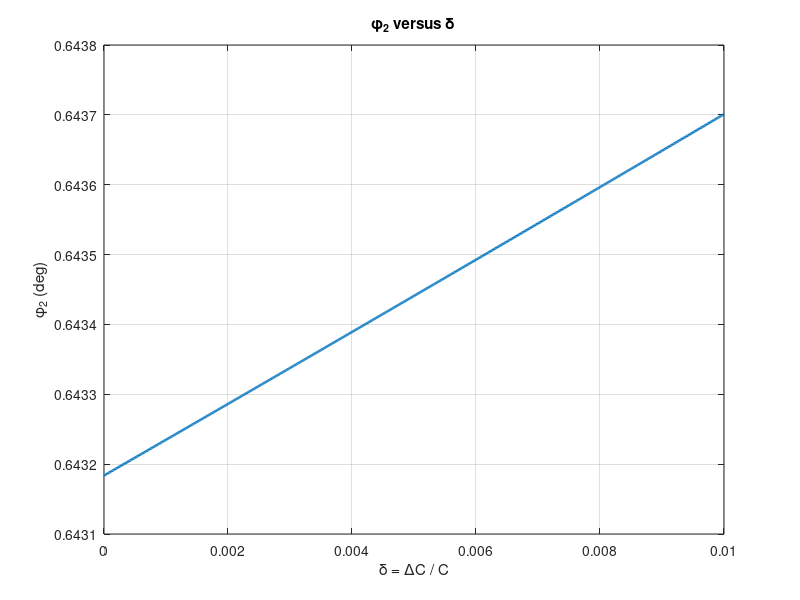
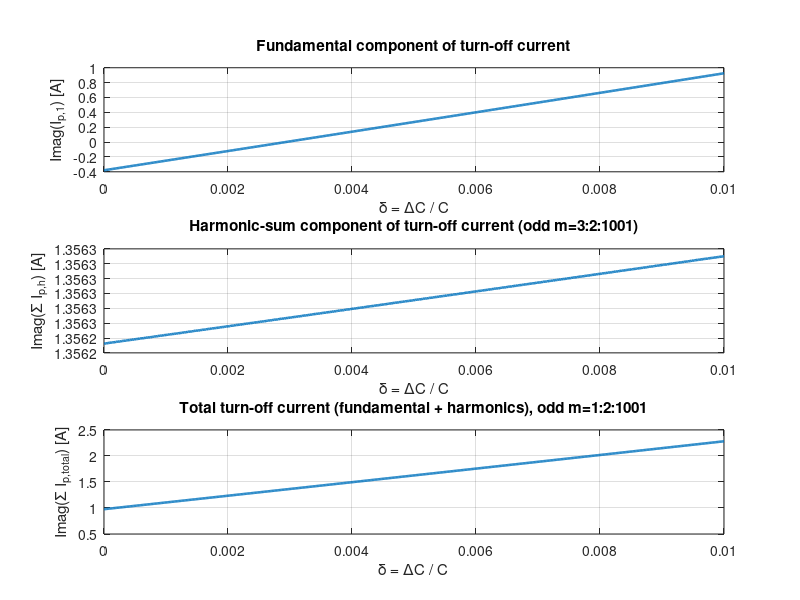

MATLAB code to generate these figures, in order: (Note: this script raises an error after producing the figures.)
%% Ip_turnoff_vs_delta_using_phi_from_Is.m
% 목적:
% 1) Is,m 식으로부터 phi2(delta) 계산
% 2) phi(delta)=phi1+phi2(delta)를 Ip,m 식에 대입
% 3) Ip의 m=1 기본파, m=3,5,... 고조파 합, 전체 합의 허수성분 계산
% 4) 이를 delta에 따라 플롯
%
% 정의:
%   phi1 = 90 deg  (네 현재 정의에 맞춤)
%   sin(phi2) = (sum_{m=3,5,...} |Is,m|) / |Is,1|
%   phi = phi1 + phi2
%
% Ip,m 식:
% Ip,m = (2*sqrt(2)/pi) * UAB / [ wL * (m^2-1 - m^4*k^2*(1-d)/(m^2*(1-d)-1)) ] ∠(-90deg)
%      + (2*sqrt(2)/pi) * uab / (m^2*w*k*L) ∠(phi+90deg)
%
% turn-off current:
%   imag(sum of Ip,m) 를 사용
%
% 주의:
% - "무한급수"는 m=1,3,5,...,m_max_ref 까지 truncation 근사
% - UAB, uab는 구형파 레벨값 기준
% - phi2가 매우 작아도 그대로 사용

clear; clc; close all;

%% ===================== 사용자 파라미터 =====================
UAB   = 650;        % [V] 입력 구형파 레벨
uab   = 850;        % [V] 출력측 구형파 레벨(정류기 입력 square-wave 레벨)
f0    = 85e3;       % [Hz]
omega = 2*pi*f0;    % [rad/s]
L     = 212e-6;     % [H]
Lp    = 212e-6;     % [H]
Ls    = 155e-6;     % [H]
k     = 0.2;        % coupling factor

phi1_deg = 90;      % 네 정의대로 사용
phi1_rad = deg2rad(phi1_deg);

% delta sweep
delta_vec = linspace(0, 0.01, 801);

% 급수 truncation
m_max_ref = 1001;       % 충분히 크게
m_all = 1:2:m_max_ref;  % 1,3,5,...,m_max_ref
m_h   = 3:2:m_max_ref;  % 고조파만

%% ===================== 유효성 체크 =====================
if abs(k) < 1e-12
    error('k = 0이면 식이 정의되지 않음.');
end

%% ===================== 공통 상수 =====================
A = 2*sqrt(2)/pi;

%% ===================== 결과 저장 =====================
% Is 기반
Is1_rms_vec   = zeros(size(delta_vec));
Ish_sum_vec   = zeros(size(delta_vec));
phi2_rad_vec  = zeros(size(delta_vec));
phi2_deg_vec  = zeros(size(delta_vec));
phi_rad_vec   = zeros(size(delta_vec));
phi_deg_vec   = zeros(size(delta_vec));

% Ip 기반
Ip1_vec       = zeros(size(delta_vec));   % 기본파 phasor
Iph_sum_vec   = zeros(size(delta_vec));   % 고조파 phasor sum
Iptot_vec     = zeros(size(delta_vec));   % 전체 phasor sum

% 허수성분(= turn-off current로 사용)
Ip1_im_vec    = zeros(size(delta_vec));
Iph_im_vec    = zeros(size(delta_vec));
Iptot_im_vec  = zeros(size(delta_vec));

% 참고용 magnitude
Ip1_mag_vec   = zeros(size(delta_vec));
Iph_mag_vec   = zeros(size(delta_vec));
Iptot_mag_vec = zeros(size(delta_vec));

%% ===================== delta sweep =====================
for idx = 1:length(delta_vec)

    delta = delta_vec(idx);

    if abs(1-delta) < 1e-12
        Is1_rms_vec(idx)   = NaN;
        Ish_sum_vec(idx)   = NaN;
        phi2_rad_vec(idx)  = NaN;
        phi2_deg_vec(idx)  = NaN;
        phi_rad_vec(idx)   = NaN;
        phi_deg_vec(idx)   = NaN;

        Ip1_vec(idx)       = NaN;
        Iph_sum_vec(idx)   = NaN;
        Iptot_vec(idx)     = NaN;
        Ip1_im_vec(idx)    = NaN;
        Iph_im_vec(idx)    = NaN;
        Iptot_im_vec(idx)  = NaN;
        Ip1_mag_vec(idx)   = NaN;
        Iph_mag_vec(idx)   = NaN;
        Iptot_mag_vec(idx) = NaN;
        continue;
    end

    %% ---------- 1) Is,m 로부터 phi2(delta) 계산 ----------
    Is_1st_term = @(m) sqrt(Lp/Ls) .* (A .* UAB ./ (omega*L .* ( (m.^2 - 1) .* (m.^2 .* (1-delta) - 1) ./ (m.^2 .* k .* (1-delta)) - m.^2 .* k ))) .* exp(-1j*pi/2);

    Is_1 = Is_1st_term(1);
    Is_h = Is_1st_term(m_h);

    Is1_rms = abs(Is_1);
    Ish_sum = sum(abs(Is_h));

    % 네 정의 그대로 사용 (clamp 추가)
    ratio = Ish_sum / Is1_rms;
    phi2_rad = asin(min(max(ratio, -1), 1));
    phi2_deg = rad2deg(phi2_rad);

    phi_rad = phi1_rad + phi2_rad;
    phi_deg = phi1_deg + phi2_deg;

    % 저장
    Is1_rms_vec(idx)  = Is1_rms;
    Ish_sum_vec(idx)  = Ish_sum;
    phi2_rad_vec(idx) = phi2_rad;
    phi2_deg_vec(idx) = phi2_deg;
    phi_rad_vec(idx)  = phi_rad;
    phi_deg_vec(idx)  = phi_deg;

    %% ---------- 2) phi(delta)를 Ip,m에 대입 ----------
    % Ip,m phasor (새 공식 적용)
    Ip_phasor = @(m) ...
        (A .* UAB ./ (omega*L .* ( m.^2 - 1 - (m.^4 .* k.^2 .* (1-delta)) ./ (m.^2 .* (1-delta) - 1) ))) .* exp(-1j*pi/2) ...
        + ...
        (A .* uab ./ (omega*L .* ( ((m.^2 - 1) ./ (m .* k)) .* (m - 1 ./ (m .* (1-delta))) - m.^2 .* k ))) .* exp(1j*(phi_rad + pi/2));

    Ip_all = Ip_phasor(m_all);
    Ip_1   = Ip_phasor(1);
    Ip_h   = Ip_phasor(m_h);

    Ip_h_sum = sum(Ip_h);
    Ip_tot   = sum(Ip_all);

    % 저장
    Ip1_vec(idx)     = Ip_1;
    Iph_sum_vec(idx) = Ip_h_sum;
    Iptot_vec(idx)   = Ip_tot;

    Ip1_im_vec(idx)   = imag(Ip_1);
    Iph_im_vec(idx)   = imag(Ip_h_sum);
    Iptot_im_vec(idx) = imag(Ip_tot);

    Ip1_mag_vec(idx)   = abs(Ip_1);
    Iph_mag_vec(idx)   = abs(Ip_h_sum);
    Iptot_mag_vec(idx) = abs(Ip_tot);
end

%% ===================== 결과 출력 예시 =====================
delta_pick = 0.1;
[~, pick_idx] = min(abs(delta_vec - delta_pick));

fprintf('=== Example at delta = %.6f ===\n', delta_vec(pick_idx));
fprintf('|Is,1|_RMS                = %.12g A\n', Is1_rms_vec(pick_idx));
fprintf('sum |Is,h|               = %.12g A\n', Ish_sum_vec(pick_idx));
fprintf('phi2                     = %.12f deg\n', phi2_deg_vec(pick_idx));
fprintf('phi                      = %.12f deg\n', phi_deg_vec(pick_idx));
fprintf('Imag(Ip,1)               = %.12g A\n', Ip1_im_vec(pick_idx));
fprintf('Imag(sum Ip,h)           = %.12g A\n', Iph_im_vec(pick_idx));
fprintf('Imag(sum Ip,total)       = %.12g A\n', Iptot_im_vec(pick_idx));
fprintf('|Ip,1|                    = %.12g A\n', Ip1_mag_vec(pick_idx));
fprintf('|sum Ip,h|                = %.12g A\n', Iph_mag_vec(pick_idx));
fprintf('|sum Ip,total|            = %.12g A\n', Iptot_mag_vec(pick_idx));

%% ===================== 그래프 1: phi2(delta) =====================
figure('Color','w','Position',[100 100 1000 420]);
plot(delta_vec, phi2_deg_vec, 'LineWidth', 1.8);
grid on;
xlabel('\delta = \DeltaC / C');
ylabel('\phi_2 (deg)');
title('\phi_2 versus \delta');

%% ===================== 그래프 2: Ip 허수성분(= turn-off current) =====================
figure('Color','w','Position',[120 120 1100 700]);

subplot(3,1,1);
plot(delta_vec, -Ip1_im_vec, 'LineWidth', 1.8);
grid on;
xlabel('\delta = \DeltaC / C');
ylabel('Imag(I_{p,1}) [A]');
title('Fundamental component of turn-off current');

subplot(3,1,2);
plot(delta_vec, -Iph_im_vec, 'LineWidth', 1.8);
grid on;
xlabel('\delta = \DeltaC / C');
ylabel('Imag(\Sigma I_{p,h}) [A]');
title(sprintf('Harmonic-sum component of turn-off current (odd m=3:2:%d)', m_max_ref));

subplot(3,1,3);
plot(delta_vec, -Iptot_im_vec, 'LineWidth', 1.8);
grid on;
xlabel('\delta = \DeltaC / C');
ylabel('Imag(\Sigma I_{p,total}) [A]');
title(sprintf('Total turn-off current (fundamental + harmonics), odd m=1:2:%d', m_max_ref));

sgtitle('Turn-off current versus \delta using \phi(\delta) from I_s');

%% ===================== 그래프 3: 참고용 magnitude =====================
figure('Color','w','Position',[140 140 1100 700]);

subplot(3,1,1);
plot(delta_vec, Ip1_mag_vec, 'LineWidth', 1.8);
grid on;
xlabel('\delta = \DeltaC / C');
ylabel('|I_{p,1}| [A]');
title('Fundamental magnitude');

subplot(3,1,2);
plot(delta_vec, Iph_mag_vec, 'LineWidth', 1.8);
grid on;
xlabel('\delta = \DeltaC / C');
ylabel('| \Sigma I_{p,h} | [A]');
title(sprintf('Harmonic-sum magnitude, odd m=3:2:%d', m_max_ref));

subplot(3,1,3);
plot(delta_vec, Iptot_mag_vec, 'LineWidth', 1.8);
grid on;
xlabel('\delta = \DeltaC / C');
ylabel('| \Sigma I_{p,total} | [A]');
title(sprintf('Total magnitude, odd m=1:2:%d', m_max_ref));

sgtitle('Reference magnitude plots versus \delta');

%% ===================== 그래프 4: phi와 turn-off current 한 화면 =====================
figure('Color','w','Position',[160 160 1000 450]);

yyaxis left
plot(delta_vec, phi_deg_vec, 'LineWidth', 1.8);
ylabel('\phi (deg)');

yyaxis right
plot(delta_vec, -Iptot_im_vec, 'LineWidth', 1.8);
ylabel('Imag(\Sigma I_p) [A]');

grid on;
xlabel('\delta = \DeltaC / C');
title('\phi(\delta) and total turn-off current');
legend('\phi', 'Imag(\Sigma I_p)', 'Location', 'best');
